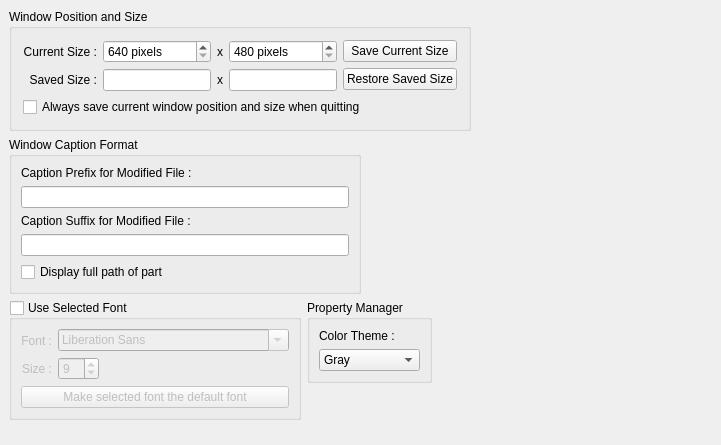
     <widget class="QWidget" name="TabPage" >
      <attribute name="title" >
       <string>Window</string>
      </attribute>
      <layout class="QVBoxLayout" >
       <property name="margin" >
        <number>9</number>
       </property>
       <property name="spacing" >
        <number>6</number>
       </property>
       <item>
        <layout class="QHBoxLayout" >
         <property name="margin" >
          <number>0</number>
         </property>
         <property name="spacing" >
          <number>6</number>
         </property>
         <item>
          <widget class="QGroupBox" name="groupBox10" >
           <property name="title" >
            <string>Window Position and Size</string>
           </property>
           <layout class="QGridLayout" >
            <property name="margin" >
             <number>11</number>
            </property>
            <property name="spacing" >
             <number>6</number>
            </property>
            <item row="1" column="0" colspan="3" >
             <widget class="QCheckBox" name="remember_win_pos_and_size_checkbox" >
              <property name="text" >
               <string>Always save current window position and size when quitting</string>
              </property>
             </widget>
            </item>
            <item row="0" column="0" >
             <layout class="QVBoxLayout" >
              <property name="margin" >
               <number>0</number>
              </property>
              <property name="spacing" >
               <number>6</number>
              </property>
              <item>
               <widget class="QLabel" name="textLabel1_2" >
                <property name="text" >
                 <string>Current Size :</string>
                </property>
                <property name="alignment" >
                 <set>Qt::AlignRight|Qt::AlignTrailing|Qt::AlignVCenter</set>
                </property>
               </widget>
              </item>
              <item>
               <widget class="QLabel" name="textLabel1_2_2" >
                <property name="text" >
                 <string>Saved Size :</string>
                </property>
                <property name="alignment" >
                 <set>Qt::AlignRight|Qt::AlignTrailing|Qt::AlignVCenter</set>
                </property>
               </widget>
              </item>
             </layout>
            </item>
            <item row="0" column="1" >
             <layout class="QGridLayout" >
              <property name="margin" >
               <number>0</number>
              </property>
              <property name="spacing" >
               <number>6</number>
              </property>
              <item row="0" column="0" >
               <widget class="QSpinBox" name="current_width_spinbox" >
                <property name="suffix" >
                 <string> pixels</string>
                </property>
                <property name="maximum" >
                 <number>2048</number>
                </property>
                <property name="minimum" >
                 <number>640</number>
                </property>
                <property name="value" >
                 <number>640</number>
                </property>
               </widget>
              </item>
              <item row="1" column="2" >
               <widget class="QLineEdit" name="saved_height_lineedit" >
                <property name="readOnly" >
                 <bool>true</bool>
                </property>
               </widget>
              </item>
              <item row="0" column="2" >
               <widget class="QSpinBox" name="current_height_spinbox" >
                <property name="suffix" >
                 <string> pixels</string>
                </property>
                <property name="maximum" >
                 <number>2000</number>
                </property>
                <property name="minimum" >
                 <number>480</number>
                </property>
                <property name="value" >
                 <number>480</number>
                </property>
               </widget>
              </item>
              <item row="1" column="0" >
               <widget class="QLineEdit" name="saved_width_lineedit" >
                <property name="readOnly" >
                 <bool>true</bool>
                </property>
               </widget>
              </item>
              <item row="0" column="1" >
               <widget class="QLabel" name="textLabel1_2_2_2" >
                <property name="text" >
                 <string>x</string>
                </property>
                <property name="alignment" >
                 <set>Qt::AlignCenter</set>
                </property>
               </widget>
              </item>
              <item row="1" column="1" >
               <widget class="QLabel" name="textLabel1_2_2_2_2" >
                <property name="text" >
                 <string>x</string>
                </property>
                <property name="alignment" >
                 <set>Qt::AlignCenter</set>
                </property>
               </widget>
              </item>
             </layout>
            </item>
            <item row="0" column="2" >
             <layout class="QVBoxLayout" >
              <property name="margin" >
               <number>0</number>
              </property>
              <property name="spacing" >
               <number>6</number>
              </property>
              <item>
               <widget class="QPushButton" name="save_current_btn" >
                <property name="toolTip" >
                 <string>Save current window position and size for next startup</string>
                </property>
                <property name="text" >
                 <string>Save Current Size</string>
                </property>
                <property name="autoDefault" >
                 <bool>false</bool>
                </property>
               </widget>
              </item>
              <item>
               <widget class="QPushButton" name="restore_saved_size_btn" >
                <property name="toolTip" >
                 <string>Save current window position and size for next startup</string>
                </property>
                <property name="text" >
                 <string>Restore Saved Size</string>
                </property>
                <property name="autoDefault" >
                 <bool>false</bool>
                </property>
               </widget>
              </item>
             </layout>
            </item>
           </layout>
          </widget>
         </item>
         <item>
          <spacer>
           <property name="orientation" >
            <enum>Qt::Horizontal</enum>
           </property>
           <property name="sizeType" >
            <enum>QSizePolicy::Expanding</enum>
           </property>
           <property name="sizeHint" >
            <size>
             <width>70</width>
             <height>20</height>
            </size>
           </property>
          </spacer>
         </item>
        </layout>
       </item>
       <item>
        <layout class="QHBoxLayout" >
         <property name="margin" >
          <number>0</number>
         </property>
         <property name="spacing" >
          <number>6</number>
         </property>
         <item>
          <widget class="QGroupBox" name="groupBox3" >
           <property name="toolTip" >
            <string>Window Border Caption Format</string>
           </property>
           <property name="title" >
            <string>Window Caption Format</string>
           </property>
           <layout class="QGridLayout" >
            <property name="margin" >
             <number>9</number>
            </property>
            <property name="spacing" >
             <number>6</number>
            </property>
            <item row="4" column="0" >
             <widget class="QCheckBox" name="caption_fullpath_checkbox" >
              <property name="text" >
               <string>Display full path of part</string>
              </property>
             </widget>
            </item>
            <item row="3" column="0" >
             <widget class="QLineEdit" name="caption_suffix_linedit" >
              <property name="minimumSize" >
               <size>
                <width>0</width>
                <height>0</height>
               </size>
              </property>
              <property name="maximumSize" >
               <size>
                <width>32767</width>
                <height>32767</height>
               </size>
              </property>
              <property name="text" >
               <string/>
              </property>
             </widget>
            </item>
            <item row="2" column="0" >
             <widget class="QLabel" name="textLabel2_2" >
              <property name="text" >
               <string>Caption Suffix for Modified File :</string>
              </property>
             </widget>
            </item>
            <item row="1" column="0" >
             <widget class="QLineEdit" name="caption_prefix_linedit" >
              <property name="minimumSize" >
               <size>
                <width>0</width>
                <height>0</height>
               </size>
              </property>
              <property name="maximumSize" >
               <size>
                <width>32767</width>
                <height>32767</height>
               </size>
              </property>
             </widget>
            </item>
            <item row="0" column="0" >
             <widget class="QLabel" name="textLabel2" >
              <property name="text" >
               <string>Caption Prefix for Modified File :</string>
              </property>
             </widget>
            </item>
           </layout>
          </widget>
         </item>
         <item>
          <spacer>
           <property name="orientation" >
            <enum>Qt::Horizontal</enum>
           </property>
           <property name="sizeHint" >
            <size>
             <width>40</width>
             <height>20</height>
            </size>
           </property>
          </spacer>
         </item>
        </layout>
       </item>
       <item>
        <layout class="QHBoxLayout" >
         <property name="margin" >
          <number>0</number>
         </property>
         <property name="spacing" >
          <number>6</number>
         </property>
         <item>
          <widget class="QGroupBox" name="selectedFontGroupBox" >
           <property name="title" >
            <string>Use Selected Font</string>
           </property>
           <property name="checkable" >
            <bool>true</bool>
           </property>
           <property name="checked" >
            <bool>false</bool>
           </property>
           <layout class="QGridLayout" >
            <property name="margin" >
             <number>9</number>
            </property>
            <property name="spacing" >
             <number>6</number>
            </property>
            <item row="1" column="0" colspan="2" >
             <widget class="QPushButton" name="makeDefaultFontPushButton" >
              <property name="text" >
               <string>Make selected font the default font</string>
              </property>
              <property name="autoDefault" >
               <bool>false</bool>
              </property>
             </widget>
            </item>
            <item row="0" column="1" >
             <layout class="QVBoxLayout" >
              <property name="margin" >
               <number>0</number>
              </property>
              <property name="spacing" >
               <number>6</number>
              </property>
              <item>
               <widget class="QFontComboBox" name="fontComboBox" >
                <property name="fontFilters" >
                 <set>QFontComboBox::AllFonts|QFontComboBox::ProportionalFonts|QFontComboBox::ScalableFonts</set>
                </property>
                <property name="currentFont" >
                 <font>
                  <family>Arial</family>
                 </font>
                </property>
               </widget>
              </item>
              <item>
               <layout class="QHBoxLayout" >
                <property name="margin" >
                 <number>0</number>
                </property>
                <property name="spacing" >
                 <number>6</number>
                </property>
                <item>
                 <widget class="QSpinBox" name="fontSizeSpinBox" >
                  <property name="maximum" >
                   <number>24</number>
                  </property>
                  <property name="minimum" >
                   <number>6</number>
                  </property>
                  <property name="value" >
                   <number>9</number>
                  </property>
                 </widget>
                </item>
                <item>
                 <spacer>
                  <property name="orientation" >
                   <enum>Qt::Horizontal</enum>
                  </property>
                  <property name="sizeHint" >
                   <size>
                    <width>40</width>
                    <height>20</height>
                   </size>
                  </property>
                 </spacer>
                </item>
               </layout>
              </item>
             </layout>
            </item>
            <item row="0" column="0" >
             <layout class="QVBoxLayout" >
              <property name="margin" >
               <number>0</number>
              </property>
              <property name="spacing" >
               <number>6</number>
              </property>
              <item>
               <widget class="QLabel" name="label" >
                <property name="text" >
                 <string>Font :</string>
                </property>
                <property name="alignment" >
                 <set>Qt::AlignRight|Qt::AlignTrailing|Qt::AlignVCenter</set>
                </property>
               </widget>
              </item>
              <item>
               <widget class="QLabel" name="label_3" >
                <property name="text" >
                 <string>Size :</string>
                </property>
                <property name="alignment" >
                 <set>Qt::AlignRight|Qt::AlignTrailing|Qt::AlignVCenter</set>
                </property>
               </widget>
              </item>
             </layout>
            </item>
           </layout>
          </widget>
         </item>
         <item>
          <layout class="QVBoxLayout" >
           <property name="margin" >
            <number>0</number>
           </property>
           <property name="spacing" >
            <number>6</number>
           </property>
           <item>
            <widget class="QGroupBox" name="groupBox_2" >
             <property name="title" >
              <string>Property Manager</string>
             </property>
             <layout class="QVBoxLayout" >
              <property name="margin" >
               <number>9</number>
              </property>
              <property name="spacing" >
               <number>6</number>
              </property>
              <item>
               <widget class="QLabel" name="label_2" >
                <property name="text" >
                 <string>Color Theme :</string>
                </property>
                <property name="alignment" >
                 <set>Qt::AlignLeading|Qt::AlignLeft|Qt::AlignVCenter</set>
                </property>
               </widget>
              </item>
              <item>
               <widget class="QComboBox" name="colorThemeComboBox" >
                <item>
                 <property name="text" >
                  <string>Gray</string>
                 </property>
                </item>
                <item>
                 <property name="text" >
                  <string>Blue</string>
                 </property>
                </item>
               </widget>
              </item>
             </layout>
            </widget>
           </item>
           <item>
            <spacer>
             <property name="orientation" >
              <enum>Qt::Vertical</enum>
             </property>
             <property name="sizeHint" >
              <size>
               <width>20</width>
               <height>16</height>
              </size>
             </property>
            </spacer>
           </item>
          </layout>
         </item>
         <item>
          <spacer>
           <property name="orientation" >
            <enum>Qt::Horizontal</enum>
           </property>
           <property name="sizeType" >
            <enum>QSizePolicy::Expanding</enum>
           </property>
           <property name="sizeHint" >
            <size>
             <width>280</width>
             <height>20</height>
            </size>
           </property>
          </spacer>
         </item>
        </layout>
       </item>
       <item>
        <spacer>
         <property name="orientation" >
          <enum>Qt::Vertical</enum>
         </property>
         <property name="sizeType" >
          <enum>QSizePolicy::Expanding</enum>
         </property>
         <property name="sizeHint" >
          <size>
           <width>20</width>
           <height>16</height>
          </size>
         </property>
        </spacer>
       </item>
      </layout>
     </widget>
